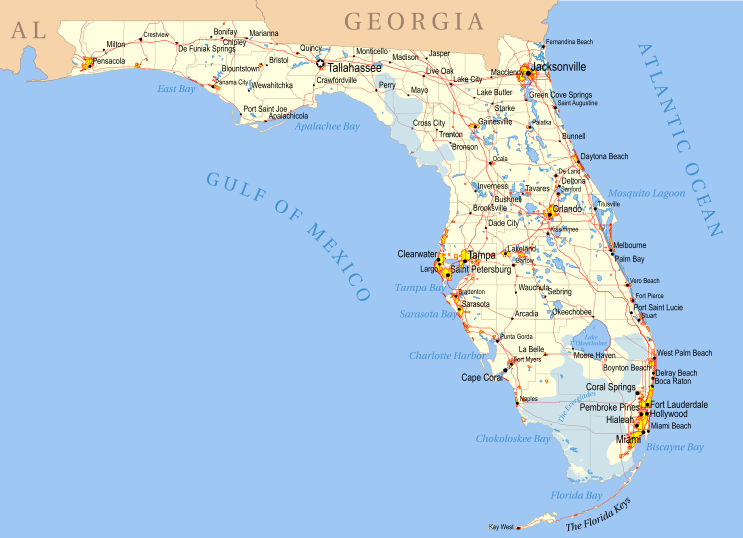
#> input picture SVD/Florida_Political_Map_Kwh.png, 1485 x 1076 px (shown at 1/2 size); its folder holds only this picture in this run
$ python svd.py
#> lines starting #> are read from the running program, lines starting #| are printed output that depends on the picture
# necessary imports
import sys
import numpy as np
from PIL import ImageTk, Image
import tkinter as tk
from tkinter.filedialog import askopenfilename

energies = np.empty(0, dtype=float) # declare energies array, will store RGB energies

def close():
    window.destroy()
    sys.exit(0)

def get_svc(color_matrix):
    return len(np.linalg.svd(color_matrix, full_matrices = False)[1]) # how many singular values there are for the given image

def svd_approx(color_matrix, k):
    u, s, vt = np.linalg.svd(color_matrix, full_matrices = False) # SVD
    calculate_energy(s, k, np.linalg.matrix_rank(color_matrix)) # calculating energies as we go
    s = np.diag(s)
    approx = u[:,:k] @ s[0:k,:k] @ vt[:k,:] # the SVD approximation given k singular values
    return approx

def calculate_energy(s, k, rank):
    global energies
    energies = np.append(energies, round((sum(np.square(s[:k])) / sum(np.square(s[:rank]))) * 100, 2))  # energy calculation

tk.Tk().withdraw()
filename = askopenfilename(filetypes=(("PNG Files", "*.png"),)) # let user pick file
#> the answer given: Florida_Political_Map_Kwh.png

image = Image.open(filename)
#> image is the input picture: PIL image 1485x1076 RGBA; mean R, G, B, A 176.6, 203.3, 228.1, 254.9
npdata = np.array(image, dtype=int) # image data
image.close()

width = len(npdata[0])
#> width = 1485
height = len(npdata)
#> height = 1076
shape = (height, width)
#> shape = (1076, 1485)
shape_rgb = (height, width, 3) # final image shape
#> shape_rgb = (1076, 1485, 3)

new_image = np.zeros(shape_rgb, dtype=int)
red = np.zeros(shape, dtype=int)
green = np.zeros(shape, dtype=int)
blue = np.zeros(shape, dtype=int)

for i in range(len(npdata)):
    for j in range(len(npdata[i])):
        red[i][j] = npdata[i][j][0]
        green[i][j] = npdata[i][j][1]
        blue[i][j] = npdata[i][j][2]
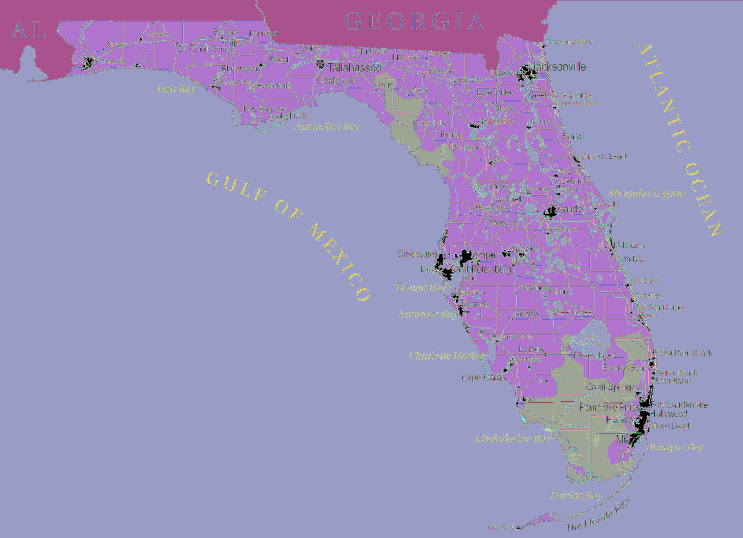
#> blue: shape (1076, 1485) int64 (shown at 1/2 size); 248 distinct labels, from 0 to 255; one colour per label, 0 black
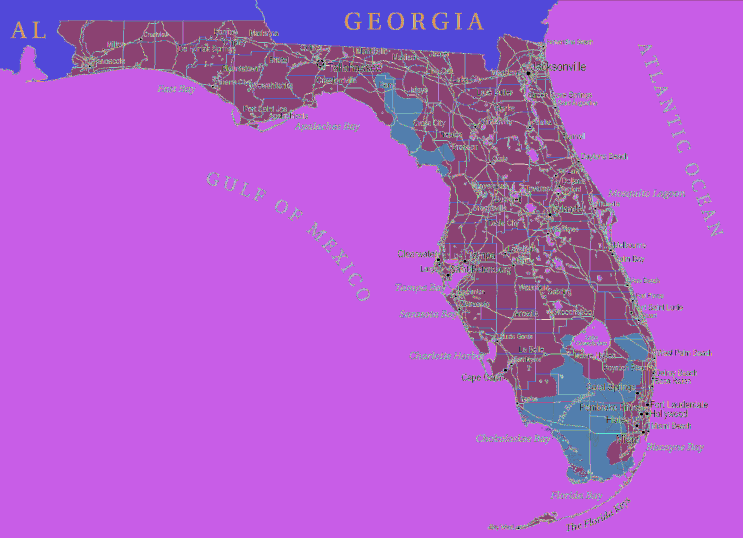
#> green: shape (1076, 1485) int64 (shown at 1/2 size); 256 distinct labels, from 0 to 255; one colour per label, 0 black
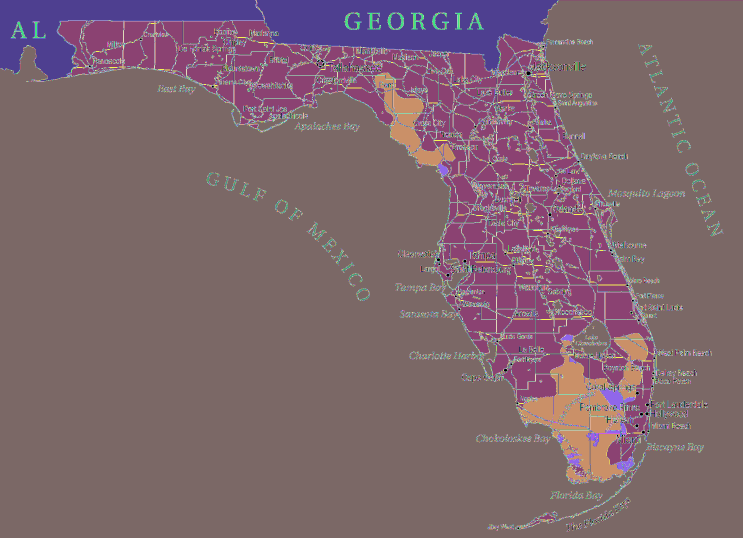
#> red: shape (1076, 1485) int64 (shown at 1/2 size); 256 distinct labels, from 0 to 255; one colour per label, 0 black

singular_value_count = get_svc(red)
#> singular_value_count = 1076

# input loop
print(f"Please provide a valid integer input for the quantity of singular values between 1 and {singular_value_count}.")
#| Please provide a valid integer input for the quantity of singular values between 1 and 1076.
while True:
    singular_value_choice = input("Quantity: ")
    try:
        singular_value_choice = int(singular_value_choice)
    except:
        print("That's not an integer; try again.")
        continue
    if singular_value_choice >= 1 and singular_value_choice <= singular_value_count:
        break
    else:
        print("That's not within the given range for singular values; try again.")
#> this loop made 1 pass; the answer given on pass 1: 1

uncompressed_size = width * height
#> uncompressed_size = 1597860
compressed_size = (height * singular_value_choice) + singular_value_choice + (singular_value_choice * width)
#> compressed_size = 2562

red_approx = svd_approx(red, singular_value_choice) # approximations
#> in svd_approx, `u, s, vt = np.linalg.svd(color_matrix, full_matrices = False)`:
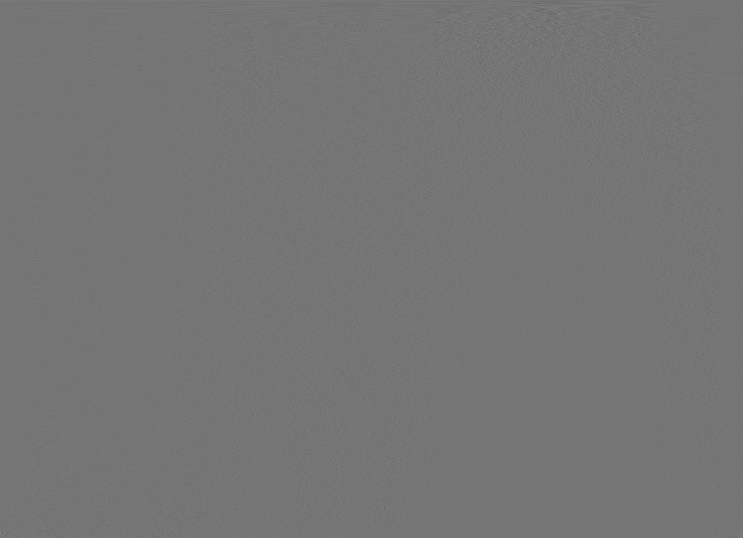
#> vt: shape (1076, 1485) float64 (shown at 1/2 size); min -0.827, max 0.969, mean 2.65e-05; drawn with min black and max white
#> in svd_approx, `u, s, vt = np.linalg.svd(color_matrix, full_matrices = False)`: s = 1076 values, max 225274.6 at index 0, min 2.24e-11 at index 1065, mean 813.6
#> in calculate_energy, `energies = np.append(energies, round((sum(np.square(s[:k])) / sum(np.s..`: energies = [96.06]
green_approx = svd_approx(green, singular_value_choice)
blue_approx = svd_approx(blue, singular_value_choice)
#> call 3 of svd_approx, with k = 1
#> in svd_approx (call 3), `u, s, vt = np.linalg.svd(color_matrix, full_matrices = False)`:
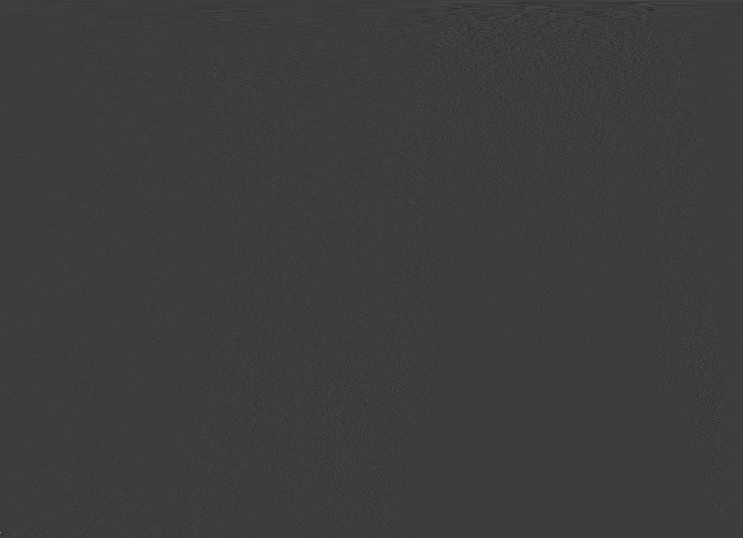
#> vt: shape (1076, 1485) float64 (shown at 1/2 size); min -0.306, max 0.972, mean 2.56e-05; drawn with min black and max white
#> in svd_approx (call 3), `u, s, vt = np.linalg.svd(color_matrix, full_matrices = False)`: s = 1076 values, max 289150.7 at index 0, min 2.83e-11 at index 1065, mean 901.7

# write to new image
for i in range(height):
    for j in range(width):
        new_image[i][j][0] = int(red_approx[i][j])
        new_image[i][j][1] = int(green_approx[i][j])
        new_image[i][j][2] = int(blue_approx[i][j])
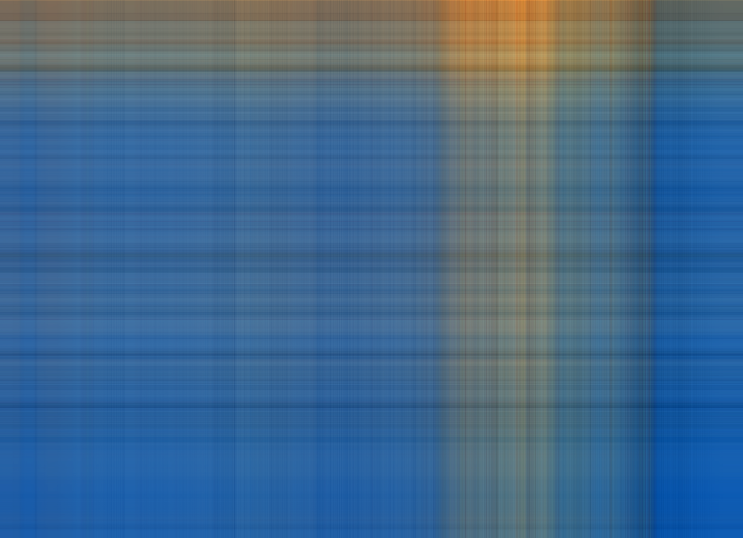
#> new_image: shape (1076, 1485, 3) int64 (shown at 1/2 size); mean of channels 0, 1, 2 176.1, 202.8, 227.6; drawn with min black and max white

final_image = Image.new(mode = "RGB", size = shape[::-1])
#> final_image: PIL image 1485x1076 RGB; every value is 0
pixel = final_image.load()

y = 0
for i in range(len(new_image)):
    x = 0
    for rgb in new_image[i]:
        pixel[x, y] = tuple(rgb)
        x += 1
    y += 1
#> after the loop, y = 1076

# write to GUI
window = tk.Tk()
window.resizable(False, False)
window.attributes("-topmost", True)
window.lift()
window.title("SVD Image Compression")
window.protocol("WM_DELETE_WINDOW", close)

# size window
window_width = image.width
#> window_width = 1485
window_height = (image.height // 2) + 50
#> window_height = 588
screen_width = window.winfo_screenwidth()
screen_height = window.winfo_screenheight()
x = int((screen_width/2) - (window_width/2))
#> x = 217
y = int((screen_height/2) - (window_height/2))
#> y = 246
window.geometry(f"{window_width}x{window_height}+{x}+{y}")

# text
text = tk.Label(window, text=f"Compression Ratio: {uncompressed_size} / {compressed_size} = {round(uncompressed_size / compressed_size, 2)}\nR Energy: {energies[0]}%, G Energy: {energies[1]}%, B Energy: {energies[2]}%", font=("Helvetica", 16))
text.pack(side=tk.BOTTOM, expand=True)

# original image
img = Image.open(filename)
img = img.resize((window_width // 2, window_height - 50))
label = ImageTk.PhotoImage(image = img, master=window)
tk.Label(window, image=label).pack(side=tk.RIGHT, expand=True)

# new image
final_image = final_image.resize((window_width // 2, window_height - 50))
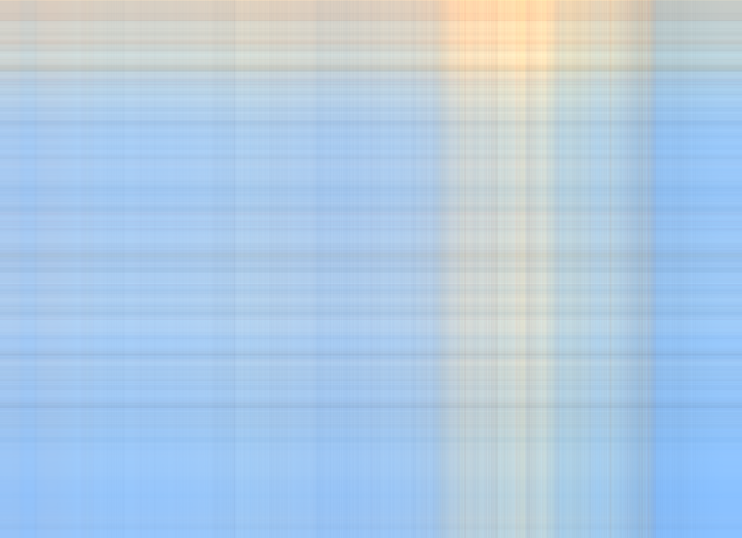
#> final_image: PIL image 742x538 RGB; mean R, G, B 176, 202.8, 227.6
label2 = ImageTk.PhotoImage(image = final_image, master=window)
tk.Label(window, image=label2).pack(side=tk.LEFT, expand=True)

# run until closure
window.mainloop()
